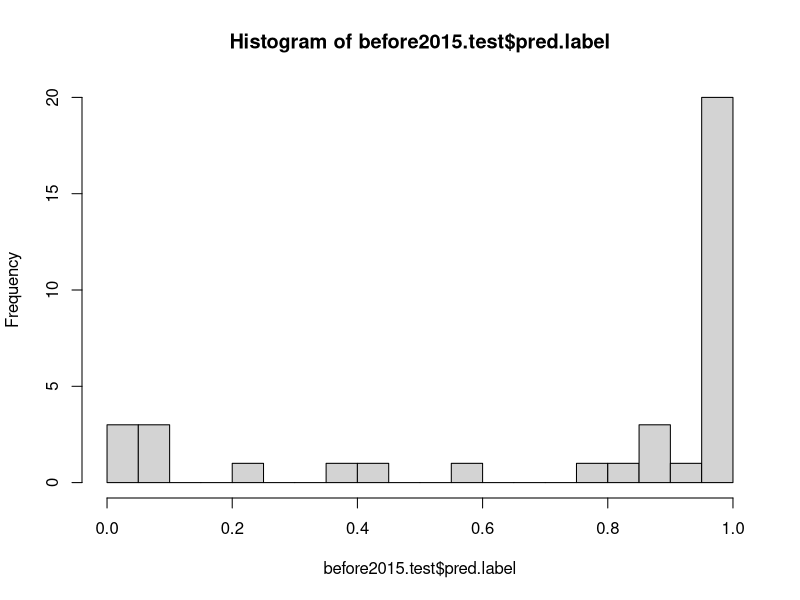

Write the R code that produced this figure.
## ---- chunk 1
knitr::opts_chunk$set(echo = TRUE)
## ---- chunk 2
library(tidyverse)
library(lubridate)

options(scipen = 9999)
## ---- chunk 3
marketData <- read.csv("market_test_data.csv")
marketData$date <- dmy(marketData$date) # change data type of variable "date" from factor to Date
marketData <- select(marketData, -c("SP500")) # remove "SP500" variable
glimpse(marketData)
## ---- chunk 4
before2015 <- marketData %>%
  filter(year(marketData$date) < 2015) %>% # filter data only for date before year 2015
  select(-c("date")) # remove column "date"
glimpse(before2015)
## ---- chunk 5
set.seed(123)
intrain <- sample(nrow(before2015), nrow(before2015)*0.8)
before2015.train <- before2015[intrain, ]
before2015.test <- before2015[-intrain, ]
## ---- chunk 6
model1.lr <- glm(label ~ ., data = before2015.train, family = "binomial") # create model with all predictors
summary(model1.lr)
## ---- chunk 7
model1.lr <- glm(label ~ . - glocom.40, data = before2015.train, family = "binomial")
summary(model1.lr)
## ---- chunk 8
before2015.test$pred.label <- predict(model1.lr, before2015.test, type = "response")
glimpse(before2015.test)
## ---- chunk 9
hist(before2015.test$pred.label, breaks=20)
## ---- chunk 10
table("predicted"=as.numeric(before2015.test$pred.label>=0.5), "actual"=before2015.test$label)
## ---- chunk 11
in2015 <- marketData %>% 
  filter(year(marketData$date) == 2015)
glimpse(in2015)
## ---- chunk 12
in2015$label <- predict(model1.lr, in2015, type="response")
in2015
## ---- chunk 13
in2015$label = as.numeric(in2015$label>=0.5)
in2015
## ---- chunk 14
write.csv(in2015, "labels_for_2015.csv", row.names = FALSE)
